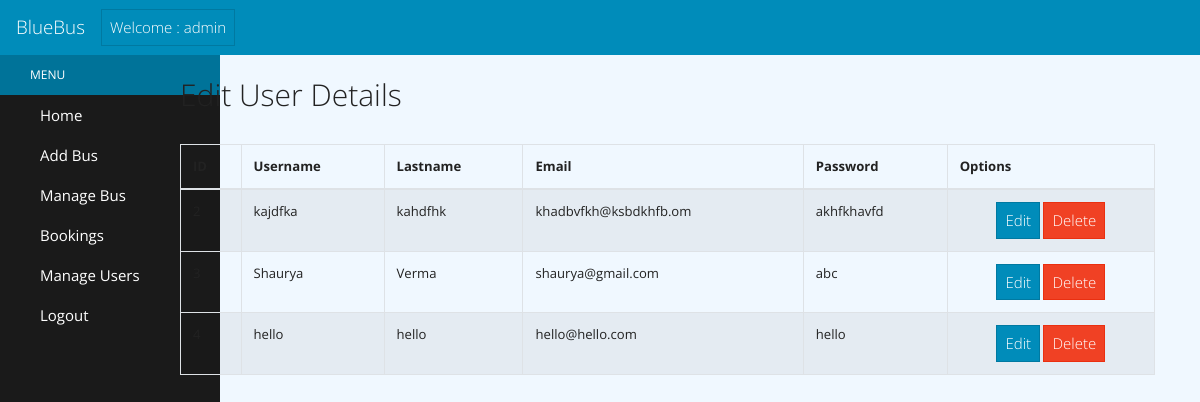
/admin/edituser.php (signed in), run on the app's committed database.
### tables this page shows
CREATE TABLE `register` (
  `id` int(11) NOT NULL,
  `username` varchar(255) NOT NULL,
  `lastname` varchar(255) NOT NULL,
  `email` varchar(255) NOT NULL,
  `password` varchar(255) NOT NULL
);

### admin/edituser.php (the view, shortened to what this page needs)
<?php
include "admin_nav.php";
include "sidebar.php";
?>
<html>
	<head>
		<link rel="stylesheet" href="asset/css/bootstrap.min.css">
		<link rel="stylesheet" href="asset/css/bootstrap.css">
	</head>
	<body style="background-color:aliceblue;">
		<body>
			<div class="container" style="position:relative; padding-left:150px;">
				<div class="row">
					<div class="col ">
						<div class="panel-body">
							<div class="table-responsive"><br>
								<h2>Edit User Details</h2>
								<br>
								<table class="table table-striped table-bordered table-hover">
									<thead>
										<tr>
											<th>ID</th>
											<th>Username</th>
											<th>Lastname</th>
											<th>Email</th>
											<th>Password</th>
											<th>Options</th>
										</tr>
									</thead>
									<tbody>
										<tr>
											<?php
											$connection=mysqli_connect("localhost","root","","bus");
											$query = "SELECT * FROM register";
											$result = mysqli_query($connection,$query);
											while($row = mysqli_fetch_assoc($result))
											{
											?>
											<td><?php echo $row ['id'];?></td>
											<td><?php echo $row ['username'];?></td>
											<td><?php echo $row ['lastname'];?></td>
											<td><?php echo $row ['email'];?></td>
											<td><?php echo $row ['password'];?></td>
											<td style="text-align:center">
												<button type="button" class="btn btn-primary editbtn" data-toggle="modal">
													Edit
												</button>
												<button href="" type="button" class="btn btn-danger deluser" data-toggle="modal">
													Delete
												</button>
											</td>
										</tr>
										<?php } ?>
									</tbody>
								</table>
							</div>
						</div>
					</div>
				</div>
			</div>
	</body>
</html>

### data on the page
register: username "kajdfka", lastname "kahdfhk", email "khadbvfkh@ksbdkhfb.om", password "akhfkhavfd"
register: username "Shaurya", lastname "Verma", email "shaurya@gmail.com", password "abc"
register: username "hello", lastname "hello", email "hello@hello.com", password "hello"

### other printed values
$_SESSION['username'] "admin"
